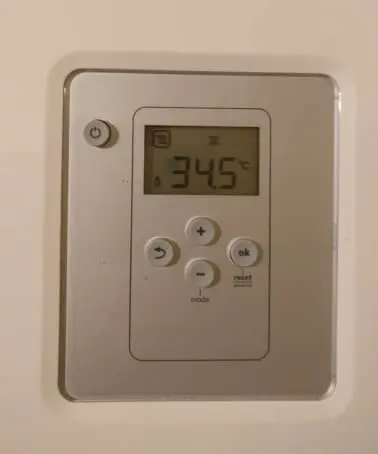
#> input picture OpenCV/OCR/input/03.PNG, 378 x 454 px, found by its file name
$ jupyter execute --allow-errors OCR.ipynb
#> lines starting #> are read from the running program, lines starting #| are printed output that depends on the picture; after the words box and inside, x2 and y2 are one past the last pixel; in counts of white or black regions, pixels touching at a corner belong together
# Tesseract example

[cell 1]
import pytesseract
print(pytesseract.__version__)

from PIL import Image
import imutils
import os
import time
from matplotlib import pyplot as plt
import numpy as np
import cv2
import matplotlib.pyplot as plt
plt.rcParams["figure.figsize"] = (10,5)

[cell 2]
pytesseract.pytesseract.tesseract_cmd = r'C:\Program Files\Tesseract-OCR\tesseract.exe'

[cell 3]
IMAGE_PATH = 'input/03.png'

[cell 4]
# load the example image and convert it to grayscale
image = cv2.imread(IMAGE_PATH)
#> image is the input picture: shape (454, 378, 3); mean B, G, R 128.8, 147.6, 167.1
gray = cv2.cvtColor(image, cv2.COLOR_BGR2GRAY)
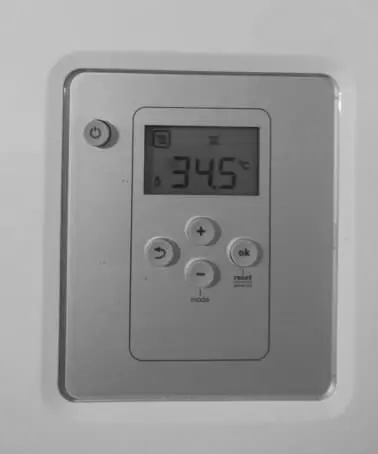
#> gray: shape (454, 378); min 22, max 246, mean 151.2
gray = cv2.medianBlur(gray, 3)
filename = "{}.png".format(os.getpid())
cv2.imwrite(filename, gray)
plt.imshow(gray, cmap = 'gray')

#> (a cell that did not finish here is left out)

# Reference
Using Tesseract OCR with Python by Adrian Rosebrock on July 10, 2017, https://pyimagesearch.com/2017/07/10/using-tesseract-ocr-python/

# Notes:
- Tesseract is an API for OCR problem
- Preprocessing before OCR includes:
    - extracting ROI;
    - blurring;
    - thresholding;
- Solution with thermostat included:
    - images edge detection with Canny;
    - search for the rectangular contour with the biggest area;
    - transform perspective;
    - apply morphology;
    - find the biggest contours, they are digits;
    - evaluate their bounding box
    - recognize digits manually;
    - divide all into 7 blocks and calculate the white region, if it is big enough, then this region is on
- Problems:
    - dependant on image format including device appearance, lights, digits appearance;
    - vulnarable to artifacts when recognize digits;
    - parameters were tuned manually.
# Questions
1) Which library can be used to recognize text from an image?
2) What can we do if the input image is noisy to help OCR model?
3) Which OCR preprocessing steps exist?
4) Which steps include the classic approach of OCR?

# Thermostat solution
Problem: we have an image of a thermostat with values, each digit is described by 7 bulbs (as in electronic clocks). We need to recognize numbers without DL.
Solution steps:
- apply filters to get edges and contours several times, so that we find bounding boxes for digits;
- during the previous step we threshold the image;
- each box we divide into 7 blocks and determine the white region over black, so that if more than 50% is white then the block is on;
- using information about on and off blocks to determine the digit in the box.

[cell 6]
# Utilities
# Collect images during changes to show them with or without histogram
def plot_steps(imgs, names, cols = 3, with_hist = False):
    n = len(imgs)
    rows = int(np.ceil(n / cols))
    k = 2 if with_hist else 1
    fig, axs = plt.subplots(k * rows, cols, figsize=(24, 6 * k * rows))
    for ax in axs.ravel(): # remove axis from all canvas
        ax.axis("off")
    for i, img in enumerate(imgs):
        if with_hist:
            ax = axs[k * (i // cols) + 1, i % cols]
            #print(image.ndim)
            #img_gray = cv2.cvtColor(img, cv2.COLOR_BGR2GRAY)
            ax.hist(img.ravel())
        if rows == 1:
            ax = axs[i % cols]
        else:
            ax = axs[k * (i // cols), i % cols]
        img = cv2.cvtColor(img, cv2.COLOR_BGR2RGB)
        ax.imshow(img)
        ax.set_title(names[i])

[cell 7]
# import the necessary packages
from imutils.perspective import four_point_transform
from imutils import contours
import imutils
import cv2
# define the dictionary of digit segments so we can identify
# each digit on the thermostat
DIGITS_LOOKUP = {
	(1, 1, 1, 0, 1, 1, 1): 0,
	(0, 0, 1, 0, 0, 1, 0): 1,
	(1, 0, 1, 1, 1, 1, 0): 2,
	(1, 0, 1, 1, 0, 1, 1): 3,
	(0, 1, 1, 1, 0, 1, 0): 4,
	(1, 1, 0, 1, 0, 1, 1): 5,
    (0, 1, 0, 1, 0, 1, 1): 5,
	(1, 1, 0, 1, 1, 1, 1): 6,
	(1, 0, 1, 0, 0, 1, 0): 7,
	(1, 1, 1, 1, 1, 1, 1): 8,
	(1, 1, 1, 1, 0, 1, 1): 9
}

[cell 8]
imgs = []
names = []
# load the example image
image = cv2.imread("input/03.png")
imgs.append(image); names.append('Original')
# pre-process the image by resizing it, converting it to
# graycale, blurring it, and computing an edge map
image = imutils.resize(image, height=500)
#> image: shape (500, 416, 3)
gray = cv2.cvtColor(image, cv2.COLOR_BGR2GRAY)
#> gray: shape (500, 416)
imgs.append(gray); names.append('Grayscaled')
blurred = cv2.GaussianBlur(gray, (5, 5), 0)
imgs.append(blurred); names.append('Blurred')
edged = cv2.Canny(blurred, 50, 200, 255)
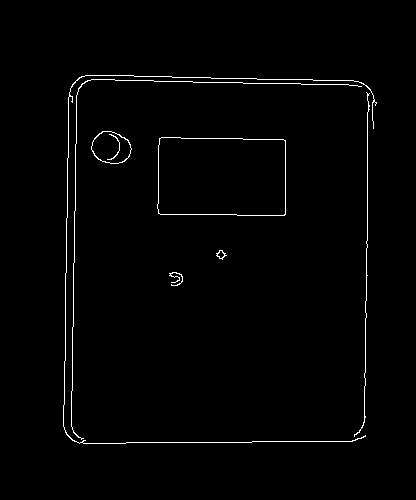
#> edged: shape (500, 416); 1.3% white in thin lines or dots, all inside (x1, y1, x2, y2) = (63, 75, 377, 444)
imgs.append(edged); names.append('Edged - Canny filter')
plot_steps(imgs, names, cols = 4)
#> in plot_steps, `n = len(imgs)`: n = 4
#> in plot_steps, `rows = int(np.ceil(n / cols))`: rows = 1
#> the loop in plot_steps, `for ax in axs.ravel():` made 4 passes
#> the loop in plot_steps, `for i, img in enumerate(imgs):` made 4 passes
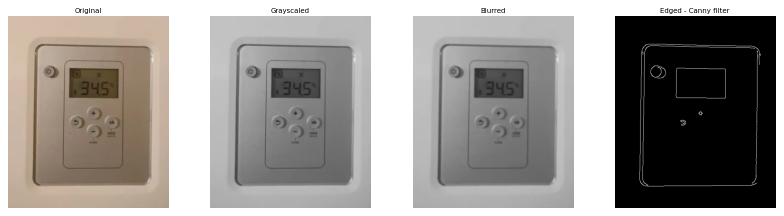
#> figure drawn by matplotlib, 4 panels

[cell 9]
# find contours in the edge map, then sort them by their
# size in descending order
cnts = cv2.findContours(edged.copy(), cv2.RETR_EXTERNAL, cv2.CHAIN_APPROX_SIMPLE)
#> cnts = 7 contours, 3 with area under 20; largest, box (x1, y1, x2, y2) and area: (157, 137, 286, 216) 9673, (91, 131, 132, 164) 976, (216, 250, 227, 260) 46, (63, 75, 377, 444) 38
cnts = imutils.grab_contours(cnts)
cnts = sorted(cnts, key=cv2.contourArea, reverse=True)
displayCnt = None
# loop over the contours
for c in cnts:
	# approximate the contour
	peri = cv2.arcLength(c, True)
	approx = cv2.approxPolyDP(c, 0.02 * peri, True)
	# if the contour has four vertices, then we have found the thermostat display
	if len(approx) == 4:
		displayCnt = approx
		break
#> this loop made 1 pass
#> (peri, displayCnt) on pass 1: (406.1, [[159, 138], [158, 213], [285, 214], [285, 140]])
if not(displayCnt is None):
    img = image.copy()
    cv2.drawContours(img, displayCnt, -1, (0, 255, 255), 5)
#> img: shape (500, 416, 3); mean B, G, R 128.7, 147.6, 167.1
    plt.imshow(img)
    print(displayCnt)
#| [[[159 138]]
#|  [[158 213]]
#|  [[285 214]]
#|  [[285 140]]]

[cell 10]
imgs = []; names = []
warped = four_point_transform(gray, displayCnt.reshape(4, 2))
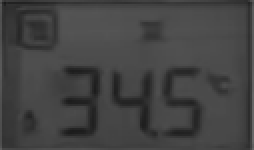
#> warped: shape (75, 127) (shown 2 times larger); min 26, max 104, mean 66.8
imgs.append(warped); names.append('Warped')
output = four_point_transform(image, displayCnt.reshape(4, 2))

thresh = cv2.threshold(warped, 0, 255, cv2.THRESH_BINARY_INV | cv2.THRESH_OTSU)[1]
#> thresh: shape (75, 127); 29.4% white; 13 white regions (8 under 20 px), largest, box (x1, y1, x2, y2) and area: (1, 0, 126, 75) 1444, (55, 33, 102, 70) 737, (29, 33, 51, 69) 439, (71, 11, 80, 20) 71, (104, 37, 115, 47) 67
kernel = cv2.getStructuringElement(cv2.MORPH_ELLIPSE, (1, 5))
thresh = cv2.morphologyEx(thresh, cv2.MORPH_OPEN, kernel)
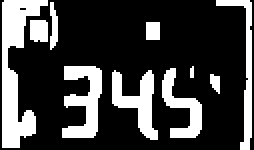
#> thresh: shape (75, 127) (shown 2 times larger); 25.6% white; 10 white regions (1 under 20 px)
imgs.append(thresh); names.append('Thresholded')

# find contours in the thresholded image, then initialize the
# digit contours lists
cnts = cv2.findContours(thresh.copy(), cv2.RETR_EXTERNAL, cv2.CHAIN_APPROX_SIMPLE)
#> cnts = 10 contours, 1 with area under 20; largest, box (x1, y1, x2, y2) and area: (1, 0, 24, 74) 678, (31, 33, 51, 69) 350, (56, 35, 79, 70) 304, (81, 34, 101, 69) 240, (108, 0, 126, 75) 207
cnts = imutils.grab_contours(cnts)
digitCnts = []
# loop over the digit area candidates
for c in cnts:
	# compute the bounding box of the contour
	(x, y, w, h) = cv2.boundingRect(c)
	# if the contour is sufficiently large, it must be a digit
	if w >= 15 and (h >= 30 and h <= 40):
		digitCnts.append(c)
#> this loop made 10 passes
#> (x, y, w, h) on passes 1, 2, 3, 5, 7, 8, 9, 10: (105, 37, 5, 10), (56, 35, 23, 35), (81, 34, 20, 35), (31, 33, 20, 36), (15, 10, 9, 11), (25, 1, 4, 24), (108, 0, 18, 75), (1, 0, 23, 74)
#> (c, x, y, w, h) on passes 4, 6: ([[96, 33], [95, 34], [95, 38], [96, 38]], 95, 33, 2, 6), ([[73, 11], [73, 19], [79, 19], [79, 11]], 73, 11, 7, 9)
#> after the loop, digitCnts = 3 contours; box (x1, y1, x2, y2) and area: (31, 33, 51, 69) 350, (56, 35, 79, 70) 304, (81, 34, 101, 69) 240

# sort the contours from left-to-right, then initialize the
# actual digits themselves
digitCnts = contours.sort_contours(digitCnts,
	method="left-to-right")[0]
digits = []

thresh_box = thresh.copy()
thresh_box = cv2.cvtColor(thresh_box, cv2.COLOR_GRAY2BGR)
#> thresh_box: shape (75, 127, 3); 25.6% white; 10 white regions (1 under 20 px), largest, box (x1, y1, x2, y2) and area: (1, 0, 24, 74) 783, (31, 33, 51, 69) 423, (56, 35, 79, 70) 364
# loop over each of the digits
for c in digitCnts:
	# extract the digit ROI
	(x, y, w, h) = cv2.boundingRect(c)

	cv2.rectangle(thresh_box,(x,y),(x+w,y+h),(0,255,255),2)

	roi = thresh[y:y + h, x:x + w]
	# compute the width and height of each of the 7 segments
	# we are going to examine
	(roiH, roiW) = roi.shape
	(dW, dH) = (int(roiW * 0.25), int(roiH * 0.15))
	dHC = int(roiH * 0.05)
	# define the set of 7 segments
	segments = [
		((0, 0), (w, dH)),	# top
		((0, 0), (dW, h // 2)),	# top-left
		((w - dW, 0), (w, h // 2)),	# top-right
		((0, (h // 2) - dHC) , (w, (h // 2) + dHC)), # center
		((0, h // 2), (dW, h)),	# bottom-left
		((w - dW, h // 2), (w, h)),	# bottom-right
		((0, h - dH), (w, h))	# bottom
	]
	on = [0] * len(segments)
	# loop over the segments
	for (i, ((xA, yA), (xB, yB))) in enumerate(segments):
		# extract the segment ROI, count the total number of
		# thresholded pixels in the segment, and then compute
		# the area of the segment
		segROI = roi[yA:yB, xA:xB]
		total = cv2.countNonZero(segROI)
		area = (xB - xA) * (yB - yA)
		# if the total number of non-zero pixels is greater than
		# 50% of the area, mark the segment as "on"
		if total / float(area) > 0.5:
			on[i]= 1
	# lookup the digit and draw it on the image
	digit = DIGITS_LOOKUP[tuple(on)]
	print(digit)
	digits.append(digit)
	cv2.rectangle(output, (x, y), (x + w, y + h), (0, 255, 0), 1)
	cv2.putText(output, str(digit), (x - 10, y - 10),
		cv2.FONT_HERSHEY_SIMPLEX, 0.65, (0, 255, 0), 2)
#> this loop made 3 passes
#> (x, y, w, h, roiH, roiW) on passes 1 to 3: (31, 33, 20, 36, 36, 20), (56, 35, 23, 35, 35, 23), (81, 34, 20, 35, 35, 20)
#| 3
#| 4
#| 5
#> pass 1, `roi = thresh[y:y + h, x:x + w]`:
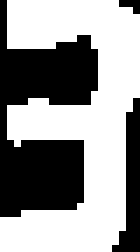
#> roi: shape (36, 20) (shown 7 times larger); 58.8% white; 3 black regions (1 under 20 px), largest, box (x1, y1, x2, y2) and area: (0, 0, 14, 31) 247, (16, 14, 20, 36) 46
#> pass 3, `roi = thresh[y:y + h, x:x + w]`:
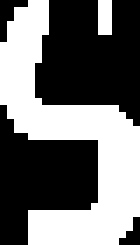
#> roi: shape (35, 20) (shown 7 times larger); 43.9% white; 2 white regions (1 under 20 px), largest, box (x1, y1, x2, y2) and area: (0, 0, 20, 35) 297
#> after the loop:
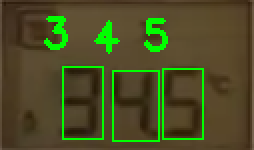
#> output: shape (75, 127, 3) (shown 2 times larger); mean B, G, R 36.8, 77.6, 75.2
#> after the loop:
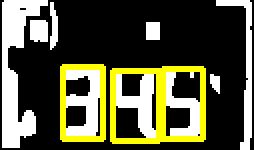
#> thresh_box: shape (75, 127, 3) (shown 2 times larger); mean B, G, R 60.2, 86.1, 86.1
#> after the loop, digits = [3, 4, 5]


imgs.append(thresh_box); names.append('Thresholded with boxes')
imgs.append(output); names.append('Output')
plot_steps(imgs, names, cols = 4)
#> the loop in plot_steps (call 2), `for ax in axs.ravel():` made 4 passes
#> the loop in plot_steps (call 2), `for i, img in enumerate(imgs):` made 4 passes
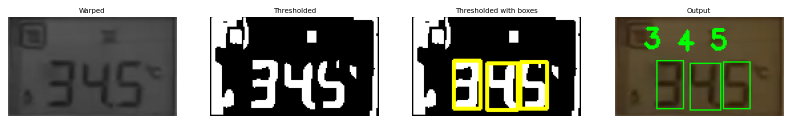
#> figure drawn by matplotlib, 4 panels
